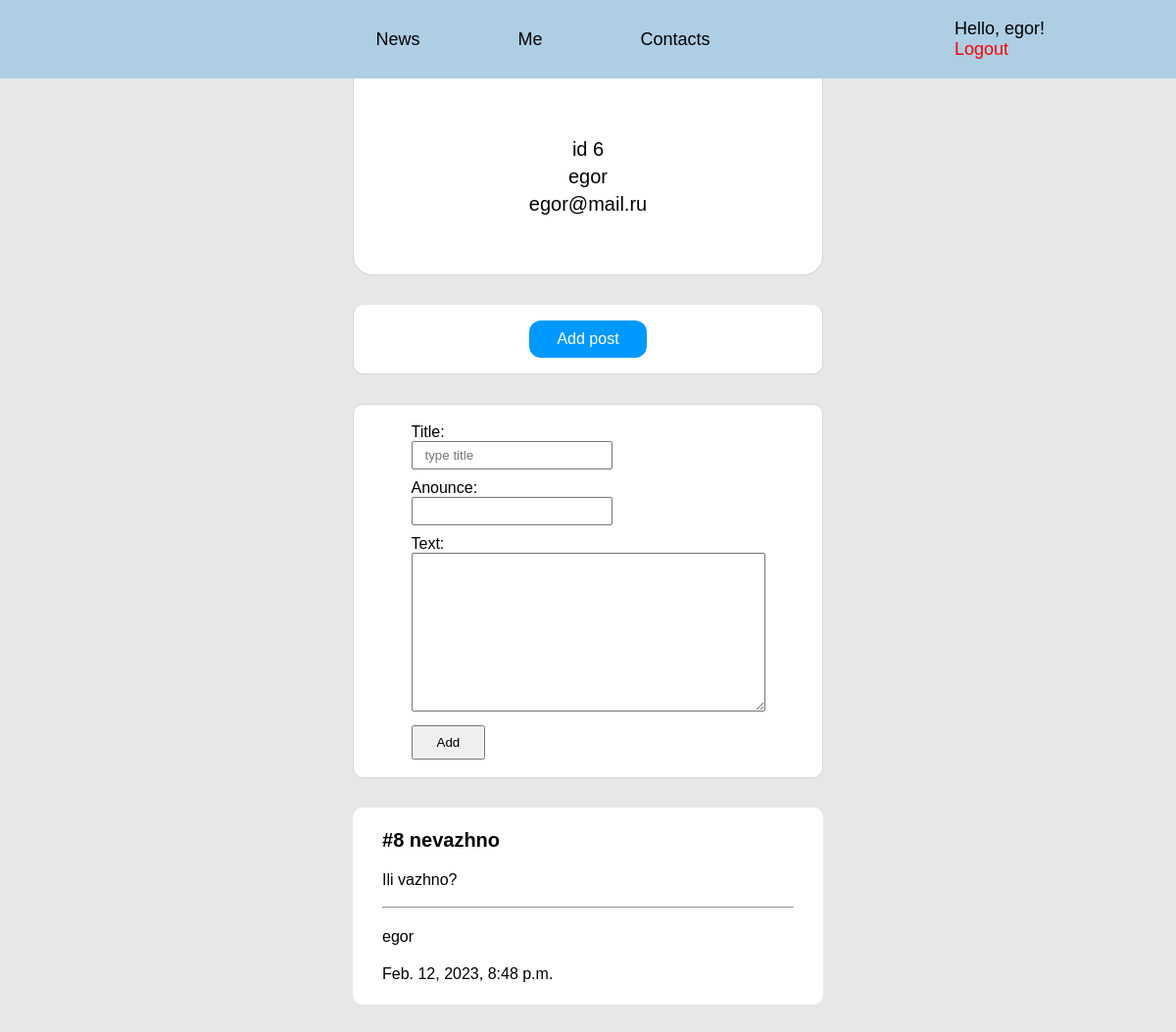
The app's page /me (signed in), older data.
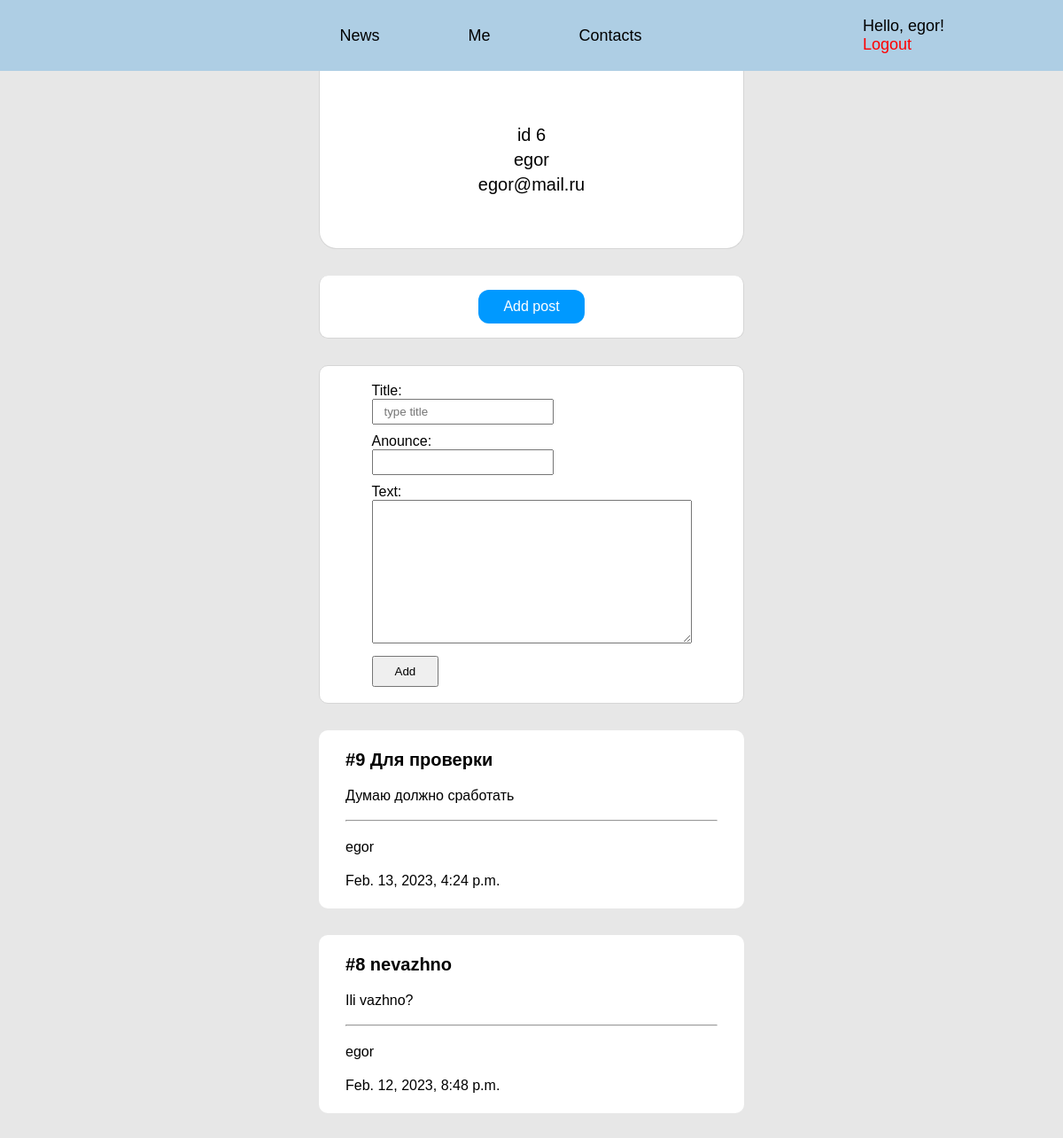
The same page, newer data.
### main/models.py (models this page shows)
class Article(models.Model):
    title = models.CharField(max_length=50, name='title')
    anounce = models.CharField(max_length=100)
    text = models.TextField(name='text')
    date = models.DateTimeField()
    author = models.ForeignKey(User, on_delete=models.CASCADE)

### main/views.py (the view)
# urls.py: path('me', views.me, name='me'),
def me(request):
    if request.method == 'POST':
        article_form = forms.AddNewForm(request.POST)
        if article_form.is_valid():
            article = article_form.save(commit=False)
            article.author = request.user
            article.date = timezone.now()
            article.save()
            return redirect('me')
        else:
            articles = models.Article.objects.filter(author=request.user).order_by('date').reverse()
            return render(request, template_name='main/me.html', context={'form': article_form, 'articles': articles})
    else:
        article_form = forms.AddNewForm()
        articles = models.Article.objects.filter(author=request.user).order_by('date').reverse()
        return render(request, template_name='main/me.html', context={'form': article_form, 'articles': articles})

### main/forms.py
class AddNewForm(forms.ModelForm):
    class Meta:
        model = Article
        fields = ['title', 'anounce', 'text']
        widgets = {
            'title': forms.TextInput(attrs={'placeholder': 'type title'})
        }

### main/templates/main/me.html (shortened to what this page needs)
{% extends 'main/pattern.html' %}
{% block content %}
    <div class="content">
        <div class="user-info">
            <p id="fullname">id {{ request.user.id}}</p>
            <p id="username">{{ request.user.username }}</p>
            <p id="email">{{ request.user.email }}</p>
        </div>
        <div class="add-post">
            <button id="add-post">Add post</button>
        </div>
        <div class="add-form">
            <form method="POST" novalidate>
                {% for field in form %}
                    <p>{{ field.label }}:</p>
                    <p>{{ field }}</p>
                {% endfor %}
                <button type="submit">Add</button>
            </form>
        </div>
        {% for article in articles %}
            <div class="card">
                <h3>#{{article.id}} {{article.title}}</h3>
                <p>{{article.anounce}}</p>
                <br>
                <hr>
                <p>{{ article.author.username }}</p>
                <p>{{ article.date }}</p>
            </div>
        {% endfor %}
    </div>
{% endblock %}

Row changes from the older to the newer data that the page shows:
added Article: id "9", title "Для проверки", anounce "Думаю должно сработать", author.username "egor", date "Feb. 13, 2023, 4:24 p.m."
